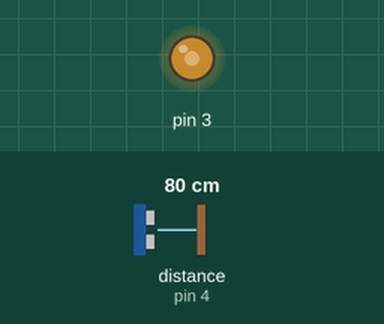
Bench run of a sketch on a simulated Arduino Uno, built with avr-gcc and run on an emulated ATmega328P. On the bench: output pins drawn as LEDs (lit = HIGH). Wiring (inferred from the names in the program): ultrasonic range finder: trigger pin 2; echo pin 4. The test bench sets the inputs (shaded band); at power-on: distance to the obstacle (sensor on pin 4) 80 cm. The echo pulse lasts 58.3 µs per cm; pins used as bus, display or sensor lines are not drawn.

Above: at 0.1 s.
Timing chart, 0 to 1.6 s (numbered marks = the images above):
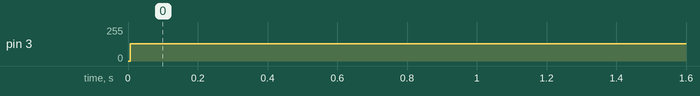

The sketch:

sketch_feb26a.ino
```cpp
#define  trigPin 2
#define echoPin 4
#include <PWM.h>
#include <Narcoleptic.h>
void setup(){
  pinMode(trigPin,OUTPUT);
  pinMode(echoPin,INPUT);
  pinMode(3,OUTPUT);
  int32_t frequency = 100; //frequency (in Hz)void setup()
  Serial.begin(9600);
  //initialize all timers except for 0, to save time keeping functions
  InitTimersSafe();
  //sets the frequency for the specified pin
  bool success = SetPinFrequencySafe(3, frequency);
}

void loop(){
/*  double totalVoltage =0;
  double avgVoltage;
  for(int i = 0; i<1000; i++){
    double x = (double)analogRead(0);
    double voltage = (5*x)/1023;
    totalVoltage += voltage;
  }
  avgVoltage = totalVoltage/1000;
  double battVoltage = (2*avgVoltage)/5+8;
  Serial.println(battVoltage);
  int duty;
  if (battVoltage >=8 && battVoltage <=10){
    duty = (256/2)*(10-battVoltage);
    pwmWrite(3, duty);
  }
  delay(1000);
//  Narcoleptic.delay(500);*/
  int32_t duration;
  int32_t distance;
  digitalWrite(trigPin,HIGH);
  delayMicroseconds(1000);
  digitalWrite(trigPin,LOW);
  duration = pulseIn(echoPin,HIGH);
  distance = (duration/2)/2.91; //mm
  InitTimersSafe();
  int32_t frequency = distance*1000; //frequency (in Hz)void setup()
  bool success = SetPinFrequencySafe(3, frequency);
  pwmWrite(3, 128);
  delay(5000);
}
```

Measured:
- by itself, pin 3: 0/255 → 128/255 at 0.01 s
